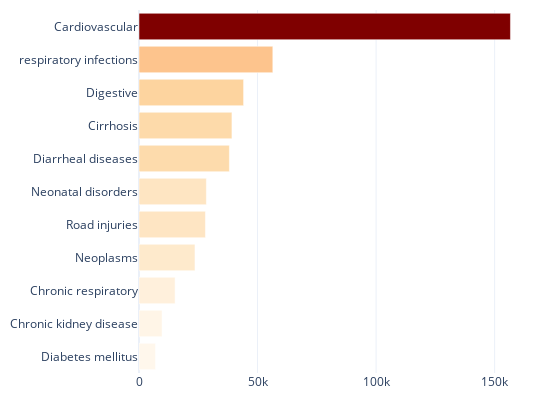

Write notebook code for a chart like this one.
### Code cell
fig4 = go.Figure(go.Bar(y = egy_df_total_sorted_index[20:], 
                        x =  egy_df_total_sorted[20:], 
                        marker=dict(
     
                        color=egy_df_total_sorted[20:],
                        #colorbar=dict(),
                        colorscale="orrd"
                        ),
                orientation='h')
               )
bar_fig =fig4.update_layout(height=400, width=550,margin=dict(l=10, r=20, t=10, b=10), template="plotly_white",
                        paper_bgcolor='rgba(0,0,0,0)',
                         plot_bgcolor='rgba(0,0,0,0)',
                        )
bar_fig.show()

### Figure 1 — Plotly figure (JSON) as saved in the notebook; plotly's stock layout.template omitted (floating-point values rounded to 4 significant figures)
{"data": [{"marker": {"color": [6950, 9720, 15225, 23605, 28020, 28414, 38120, 39203, 44121, 56449, 156674], "colorscale": [[0, "rgb(255,247,236)"], [0.125, "rgb(254,232,200)"], [0.25, "rgb(253,212,158)"], [0.375, "rgb(253,187,132)"], [0.5, "rgb(252,141,89)"], [0.625, "rgb(239,101,72)"], [0.75, "rgb(215,48,31)"], [0.875, "rgb(179,0,0)"], [1, "rgb(127,0,0)"]]}, "orientation": "h", "type": "bar", "x": [6950, 9720, 15225, 23605, 28020, 28414, 38120, 39203, 44121, 56449, 156674], "y": ["Diabetes mellitus", "Chronic kidney disease", "Chronic respiratory", "Neoplasms", "Road injuries", "Neonatal disorders", "Diarrheal diseases", "Cirrhosis", "Digestive", "respiratory infections", "Cardiovascular"]}], "layout": {"height": 400, "margin": {"b": 10, "l": 10, "r": 20, "t": 10}, "paper_bgcolor": "rgba(0,0,0,0)", "plot_bgcolor": "rgba(0,0,0,0)", "width": 550}}
